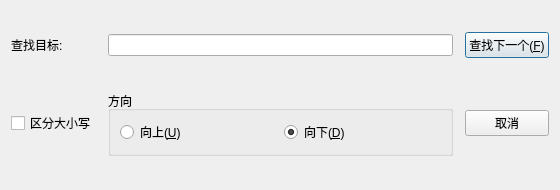
<?xml version="1.0" encoding="UTF-8"?>
<ui version="4.0">
 <class>FindDialog</class>
 <widget class="QDialog" name="FindDialog">
  <property name="geometry">
   <rect>
    <x>0</x>
    <y>0</y>
    <width>560</width>
    <height>190</height>
   </rect>
  </property>
  <property name="windowTitle">
   <string>查找</string>
  </property>
  <layout class="QGridLayout" name="gridLayout">
   <property name="horizontalSpacing">
    <number>12</number>
   </property>
   <property name="verticalSpacing">
    <number>12</number>
   </property>
   <item row="0" column="0">
    <widget class="QLabel" name="findLabel">
     <property name="text">
      <string>查找目标:</string>
     </property>
    </widget>
   </item>
   <item row="0" column="1">
    <widget class="QLineEdit" name="findLineEdit"/>
   </item>
   <item row="0" column="2">
    <widget class="QPushButton" name="findNextButton">
     <property name="text">
      <string>查找下一个(&amp;F)</string>
     </property>
     <property name="default">
      <bool>true</bool>
     </property>
    </widget>
   </item>
   <item row="1" column="0">
    <widget class="QCheckBox" name="caseCheckBox">
     <property name="text">
      <string>区分大小写</string>
     </property>
    </widget>
   </item>
   <item row="1" column="1">
    <widget class="QGroupBox" name="directionGroup">
     <property name="title">
      <string>方向</string>
     </property>
     <layout class="QHBoxLayout" name="directionLayout">
      <item>
       <widget class="QRadioButton" name="upRadioButton">
        <property name="text">
         <string>向上(&amp;U)</string>
        </property>
       </widget>
      </item>
      <item>
       <widget class="QRadioButton" name="downRadioButton">
        <property name="text">
         <string>向下(&amp;D)</string>
        </property>
        <property name="checked">
         <bool>true</bool>
        </property>
       </widget>
      </item>
     </layout>
    </widget>
   </item>
   <item row="1" column="2">
    <widget class="QPushButton" name="cancelButton">
     <property name="text">
      <string>取消</string>
     </property>
    </widget>
   </item>
  </layout>
 </widget>
 <resources/>
 <connections/>
</ui>
